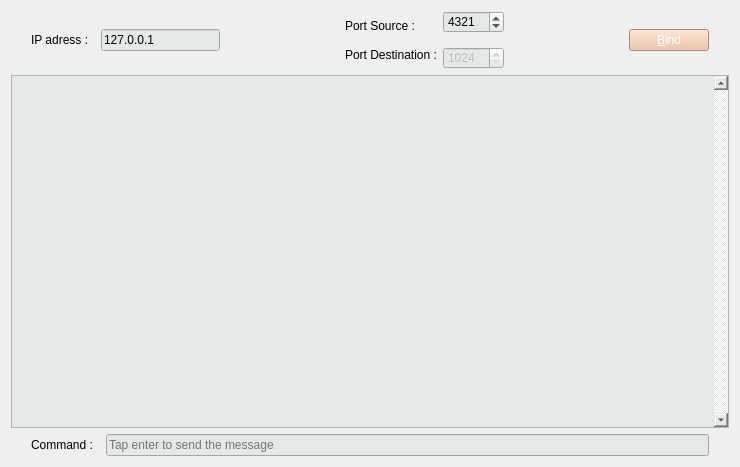
<?xml version="1.0" encoding="UTF-8"?>
<ui version="4.0">
 <class>Sender</class>
 <widget class="QWidget" name="Sender">
  <property name="geometry">
   <rect>
    <x>0</x>
    <y>0</y>
    <width>740</width>
    <height>467</height>
   </rect>
  </property>
  <property name="windowTitle">
   <string>Dialog</string>
  </property>
  <property name="styleSheet">
   <string notr="true"/>
  </property>
  <layout class="QVBoxLayout" name="verticalLayout">
   <item>
    <layout class="QHBoxLayout" name="TopHLayout" stretch="0,0,0,0,0,0,0">
     <property name="spacing">
      <number>6</number>
     </property>
     <property name="leftMargin">
      <number>20</number>
     </property>
     <property name="topMargin">
      <number>0</number>
     </property>
     <property name="rightMargin">
      <number>20</number>
     </property>
     <item>
      <widget class="QLabel" name="label1">
       <property name="sizePolicy">
        <sizepolicy hsizetype="Minimum" vsizetype="Minimum">
         <horstretch>0</horstretch>
         <verstretch>0</verstretch>
        </sizepolicy>
       </property>
       <property name="maximumSize">
        <size>
         <width>167771</width>
         <height>1677</height>
        </size>
       </property>
       <property name="text">
        <string>IP adress :  </string>
       </property>
      </widget>
     </item>
     <item>
      <widget class="QLineEdit" name="IPadress">
       <property name="sizeIncrement">
        <size>
         <width>0</width>
         <height>0</height>
        </size>
       </property>
       <property name="styleSheet">
        <string notr="true">background-color: rgb(229, 232, 232);</string>
       </property>
       <property name="text">
        <string>127.0.0.1</string>
       </property>
       <property name="cursorPosition">
        <number>9</number>
       </property>
      </widget>
     </item>
     <item>
      <spacer name="horizontalSpacer_2">
       <property name="orientation">
        <enum>Qt::Horizontal</enum>
       </property>
       <property name="sizeHint" stdset="0">
        <size>
         <width>40</width>
         <height>20</height>
        </size>
       </property>
      </spacer>
     </item>
     <item>
      <layout class="QVBoxLayout" name="verticalLayout_3">
       <property name="spacing">
        <number>0</number>
       </property>
       <property name="rightMargin">
        <number>0</number>
       </property>
       <property name="bottomMargin">
        <number>0</number>
       </property>
       <item>
        <widget class="QLabel" name="label2">
         <property name="text">
          <string>Port Source :  </string>
         </property>
        </widget>
       </item>
       <item>
        <widget class="QLabel" name="label_2">
         <property name="text">
          <string>Port Destination :</string>
         </property>
        </widget>
       </item>
      </layout>
     </item>
     <item>
      <layout class="QVBoxLayout" name="verticalLayout_2">
       <property name="spacing">
        <number>14</number>
       </property>
       <property name="rightMargin">
        <number>0</number>
       </property>
       <property name="bottomMargin">
        <number>0</number>
       </property>
       <item>
        <widget class="QSpinBox" name="portsource">
         <property name="sizePolicy">
          <sizepolicy hsizetype="Maximum" vsizetype="Fixed">
           <horstretch>0</horstretch>
           <verstretch>0</verstretch>
          </sizepolicy>
         </property>
         <property name="styleSheet">
          <string notr="true">background-color: rgb(229, 232, 232);</string>
         </property>
         <property name="prefix">
          <string/>
         </property>
         <property name="minimum">
          <number>1024</number>
         </property>
         <property name="maximum">
          <number>65535</number>
         </property>
         <property name="value">
          <number>4321</number>
         </property>
        </widget>
       </item>
       <item>
        <widget class="QSpinBox" name="portdestination">
         <property name="enabled">
          <bool>false</bool>
         </property>
         <property name="styleSheet">
          <string notr="true">background-color: rgb(229, 232, 232);</string>
         </property>
         <property name="minimum">
          <number>1024</number>
         </property>
         <property name="maximum">
          <number>65535</number>
         </property>
        </widget>
       </item>
      </layout>
     </item>
     <item>
      <spacer name="horizontalSpacer">
       <property name="orientation">
        <enum>Qt::Horizontal</enum>
       </property>
       <property name="sizeHint" stdset="0">
        <size>
         <width>40</width>
         <height>20</height>
        </size>
       </property>
      </spacer>
     </item>
     <item>
      <widget class="QPushButton" name="btnbind">
       <property name="styleSheet">
        <string notr="true">background-color: rgb(237, 187, 153);
color: rgb(255, 255, 255);</string>
       </property>
       <property name="text">
        <string>&amp;Bind</string>
       </property>
      </widget>
     </item>
    </layout>
   </item>
   <item>
    <widget class="QTextEdit" name="textEdit">
     <property name="sizePolicy">
      <sizepolicy hsizetype="Preferred" vsizetype="Preferred">
       <horstretch>0</horstretch>
       <verstretch>0</verstretch>
      </sizepolicy>
     </property>
     <property name="styleSheet">
      <string notr="true">background-color: rgb(229, 232, 232);</string>
     </property>
     <property name="verticalScrollBarPolicy">
      <enum>Qt::ScrollBarAlwaysOn</enum>
     </property>
     <property name="sizeAdjustPolicy">
      <enum>QAbstractScrollArea::AdjustIgnored</enum>
     </property>
     <property name="tabChangesFocus">
      <bool>false</bool>
     </property>
    </widget>
   </item>
   <item>
    <layout class="QHBoxLayout" name="BottomHLayout">
     <property name="spacing">
      <number>13</number>
     </property>
     <property name="leftMargin">
      <number>20</number>
     </property>
     <property name="topMargin">
      <number>0</number>
     </property>
     <property name="rightMargin">
      <number>20</number>
     </property>
     <item>
      <widget class="QLabel" name="label">
       <property name="styleSheet">
        <string notr="true"/>
       </property>
       <property name="text">
        <string>Command :</string>
       </property>
       <property name="margin">
        <number>0</number>
       </property>
       <property name="indent">
        <number>0</number>
       </property>
      </widget>
     </item>
     <item>
      <widget class="QLineEdit" name="command">
       <property name="styleSheet">
        <string notr="true">background-color: rgb(229, 232, 232);</string>
       </property>
       <property name="placeholderText">
        <string>Tap enter to send the message</string>
       </property>
      </widget>
     </item>
    </layout>
   </item>
  </layout>
 </widget>
 <resources/>
 <connections/>
</ui>
